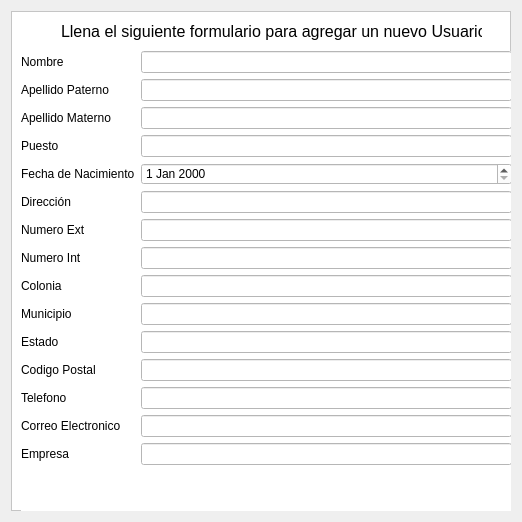
                       <widget class="QWidget" name="scrollContent">
                        <property name="geometry">
                         <rect>
                          <x>0</x>
                          <y>0</y>
                          <width>518</width>
                          <height>518</height>
                         </rect>
                        </property>
                        <layout class="QVBoxLayout" name="verticalLayout_7">
                         <item>
                          <widget class="QFrame" name="frame_2">
                           <property name="minimumSize">
                            <size>
                             <width>500</width>
                             <height>500</height>
                            </size>
                           </property>
                           <property name="styleSheet">
                            <string notr="true">background-color: rgb(255, 255, 255);</string>
                           </property>
                           <property name="frameShape">
                            <enum>QFrame::StyledPanel</enum>
                           </property>
                           <property name="frameShadow">
                            <enum>QFrame::Raised</enum>
                           </property>
                           <widget class="QWidget" name="formLayoutWidget">
                            <property name="geometry">
                             <rect>
                              <x>10</x>
                              <y>40</y>
                              <width>491</width>
                              <height>461</height>
                             </rect>
                            </property>
                            <layout class="QFormLayout" name="formLayout">
                             <item row="0" column="0">
                              <widget class="QLabel" name="nombreLabel_2">
                               <property name="text">
                                <string>Nombre</string>
                               </property>
                              </widget>
                             </item>
                             <item row="0" column="1">
                              <widget class="QLineEdit" name="nombreLineEdit_2"/>
                             </item>
                             <item row="1" column="0">
                              <widget class="QLabel" name="apellido1Label_2">
                               <property name="text">
                                <string>Apellido Paterno</string>
                               </property>
                              </widget>
                             </item>
                             <item row="1" column="1">
                              <widget class="QLineEdit" name="apellido1LineEdit_2"/>
                             </item>
                             <item row="2" column="0">
                              <widget class="QLabel" name="apellido2Label_2">
                               <property name="text">
                                <string>Apellido Materno</string>
                               </property>
                              </widget>
                             </item>
                             <item row="2" column="1">
                              <widget class="QLineEdit" name="apellido2LineEdit_2"/>
                             </item>
                             <item row="3" column="0">
                              <widget class="QLabel" name="cargoLabel_2">
                               <property name="text">
                                <string>Puesto</string>
                               </property>
                              </widget>
                             </item>
                             <item row="3" column="1">
                              <widget class="QLineEdit" name="cargoLineEdit_2"/>
                             </item>
                             <item row="4" column="0">
                              <widget class="QLabel" name="fechaNacimientoLabel_2">
                               <property name="text">
                                <string>Fecha de Nacimiento</string>
                               </property>
                              </widget>
                             </item>
                             <item row="4" column="1">
                              <widget class="QDateEdit" name="fechaNacimientoLineEdit_2"/>
                             </item>
                             <item row="5" column="0">
                              <widget class="QLabel" name="calleLabel_2">
                               <property name="text">
                                <string>Dirección</string>
                               </property>
                              </widget>
                             </item>
                             <item row="5" column="1">
                              <widget class="QLineEdit" name="calleLineEdit_2"/>
                             </item>
                             <item row="6" column="0">
                              <widget class="QLabel" name="numeroExtLabel_2">
                               <property name="text">
                                <string>Numero Ext</string>
                               </property>
                              </widget>
                             </item>
                             <item row="6" column="1">
                              <widget class="QLineEdit" name="numeroExtLineEdit_2"/>
                             </item>
                             <item row="7" column="0">
                              <widget class="QLabel" name="numeroIntLabel_2">
                               <property name="text">
                                <string>Numero Int</string>
                               </property>
                              </widget>
                             </item>
                             <item row="7" column="1">
                              <widget class="QLineEdit" name="numeroIntLineEdit_2"/>
                             </item>
                             <item row="8" column="0">
                              <widget class="QLabel" name="coloniaLabel_2">
                               <property name="text">
                                <string>Colonia</string>
                               </property>
                              </widget>
                             </item>
                             <item row="8" column="1">
                              <widget class="QLineEdit" name="coloniaLineEdit_2"/>
                             </item>
                             <item row="9" column="0">
                              <widget class="QLabel" name="municipioLabel_2">
                               <property name="text">
                                <string>Municipio</string>
                               </property>
                              </widget>
                             </item>
                             <item row="9" column="1">
                              <widget class="QLineEdit" name="municipioLineEdit_2"/>
                             </item>
                             <item row="10" column="0">
                              <widget class="QLabel" name="estadoLabel_2">
                               <property name="text">
                                <string>Estado</string>
                               </property>
                              </widget>
                             </item>
                             <item row="10" column="1">
                              <widget class="QLineEdit" name="estadoLineEdit_2"/>
                             </item>
                             <item row="11" column="0">
                              <widget class="QLabel" name="codigoPostalLabel_2">
                               <property name="text">
                                <string>Codigo Postal</string>
                               </property>
                              </widget>
                             </item>
                             <item row="11" column="1">
                              <widget class="QLineEdit" name="codigoPostalLineEdit_2"/>
                             </item>
                             <item row="12" column="0">
                              <widget class="QLabel" name="telefonoLabel_2">
                               <property name="text">
                                <string>Telefono</string>
                               </property>
                              </widget>
                             </item>
                             <item row="12" column="1">
                              <widget class="QLineEdit" name="telefonoLineEdit_2"/>
                             </item>
                             <item row="13" column="0">
                              <widget class="QLabel" name="correoElectronicoLabel_2">
                               <property name="text">
                                <string>Correo Electronico</string>
                               </property>
                              </widget>
                             </item>
                             <item row="13" column="1">
                              <widget class="QLineEdit" name="correoElectronicoLineEdit_2"/>
                             </item>
                             <item row="14" column="0">
                              <widget class="QLabel" name="empresaLabel_2">
                               <property name="text">
                                <string>Empresa</string>
                               </property>
                              </widget>
                             </item>
                             <item row="14" column="1">
                              <widget class="QLineEdit" name="empresaLineEdit_2"/>
                             </item>
                            </layout>
                           </widget>
                           <widget class="QLabel" name="formLabel">
                            <property name="geometry">
                             <rect>
                              <x>50</x>
                              <y>10</y>
                              <width>421</width>
                              <height>21</height>
                             </rect>
                            </property>
                            <property name="font">
                             <font>
                              <pointsize>12</pointsize>
                              <weight>11</weight>
                              <italic>false</italic>
                              <bold>false</bold>
                             </font>
                            </property>
                            <property name="text">
                             <string>Llena el siguiente formulario para agregar un nuevo Usuario</string>
                            </property>
                           </widget>
                          </widget>
                         </item>
                        </layout>
                       </widget>
